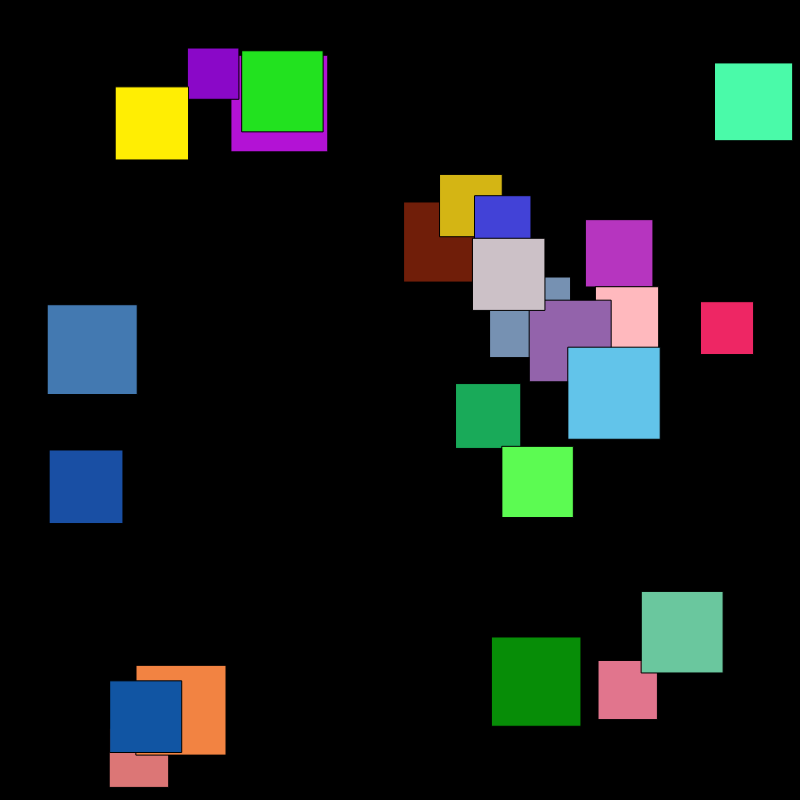
Frame 1 (no input)
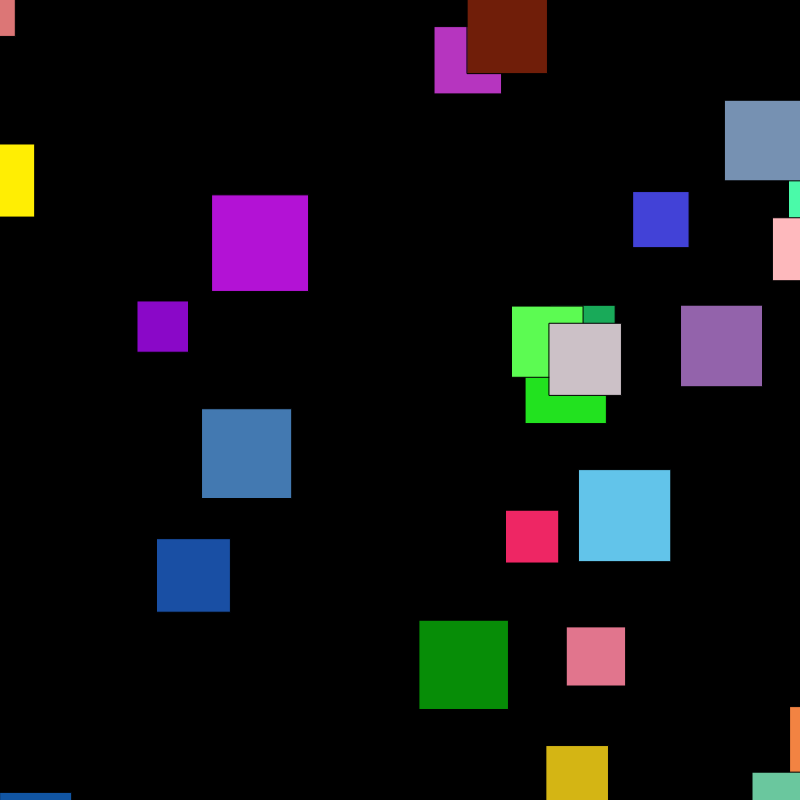
Frame 60 (no input)
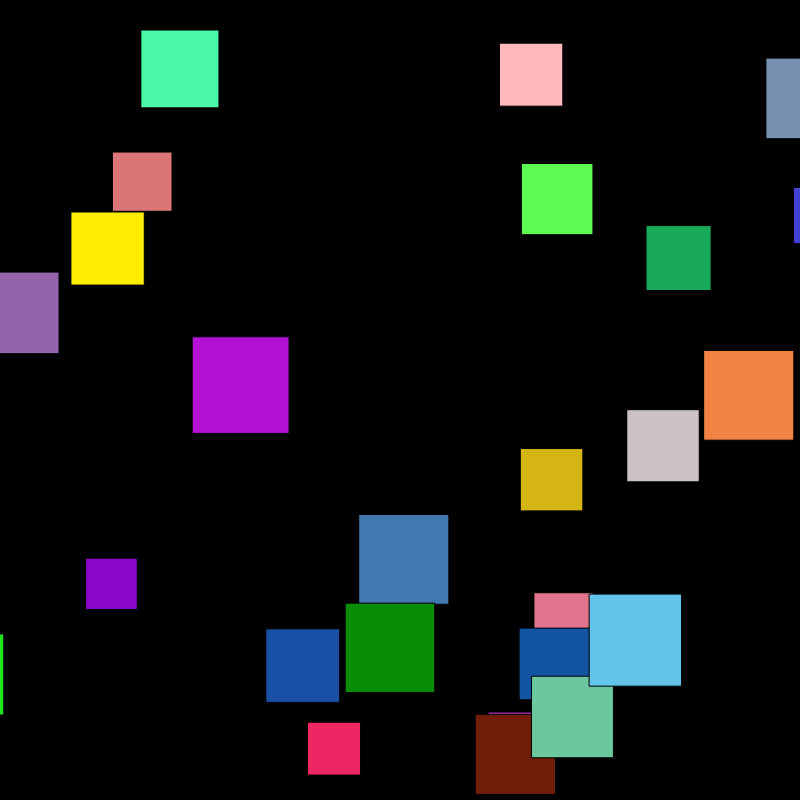
Frame 120 (the mouse pressed at the canvas centre since frame 60)

The p5.js sketch that drew these frames (run headless with seeded random() and noise() and a simulated clock; from frame 60 on, the mouse is pressed at the canvas centre):

// p5.js sketch
// ── sketch.js
var cars = [];


function preLoad(){

}

function setup() {
  // put setup code here
  rectMode("center");
  createCanvas(800,800);
  for (var i = 0; i < 25; i++) {
    cars.push(new Car());
  }
}

function draw(){
  background("black");
  for (var i = 0; i < cars.length; i++) {
    cars[i].spawn();
    cars[i].update();
  }
}

// Car Constructor
function Car(){
  this.accelerant = 0;
  this.color = createVector(random(255),random(255),random(255));
  this.size = random(50,100);
  this.position = createVector(random(5 + this.size/2, width - 5 -  this.size/2),random(5 + this.size/2, height - 5 -  this.size/2));
  this.velocity = createVector(random(-5,5),random(-5,5));


  this.update = function(){
    this.position.x += this.velocity.x;
    this.position.y += this.velocity.y;

    if (this.position.x < 0 - this.size/2)  {this.position.x =width + this.size/2; this.velocity = createVector(random(-5-this.accelerant,5+this.accelerant),random(-5-this.accelerant,5+this.accelerant)); this.accelerant++;}
    else if (this.position.x > width + this.size/2) {this.position.x = 0 -this.size/2; this.velocity = createVector(random(-5-this.accelerant,5+this.accelerant),random(-5-this.accelerant,5+this.accelerant)); this.accelerant++;}
    else if (this.position.y < 0 - this.size/2) {this.position.y =height + this.size/2; this.velocity = createVector(random(-5-this.accelerant,5+this.accelerant),random(-5-this.accelerant,5+this.accelerant)); this.accelerant++;}
    else if (this.position.y > height + this.size/2) {this.position.y = 0 -this.size/2; this.velocity = createVector(random(-5-this.accelerant,5+this.accelerant),random(-5-this.accelerant,5+this.accelerant)); this.accelerant++;}
    if (this.accelerant >= 50 && random(100) >99) {
      this.accelerant = 0;
    }
  }

  this.spawn = function(){
    fill(this.color.x,this.color.y,this.color.z);
    rect(this.position.x,this.position.y,this.size,this.size);
  }
}

/* LET'S PLAN
1. There is an array, cars
2. This array generates a bunch of rectangles in random locations inside the canvas
2b. each rectangle gets a random color... these rectangles are cars
3. On spawn each car get's a random vector assigned to it
4. Car's all move along the path of their given vector
5. if a car hits a wall the car disappears and a new car is spawned

CAR MANAGER
------------
tracks the cars
spawns cars at start
perhaps spawns car on destruction?

CAR OBJECT
------------
generates itself on spawn with random color and direction

*/
